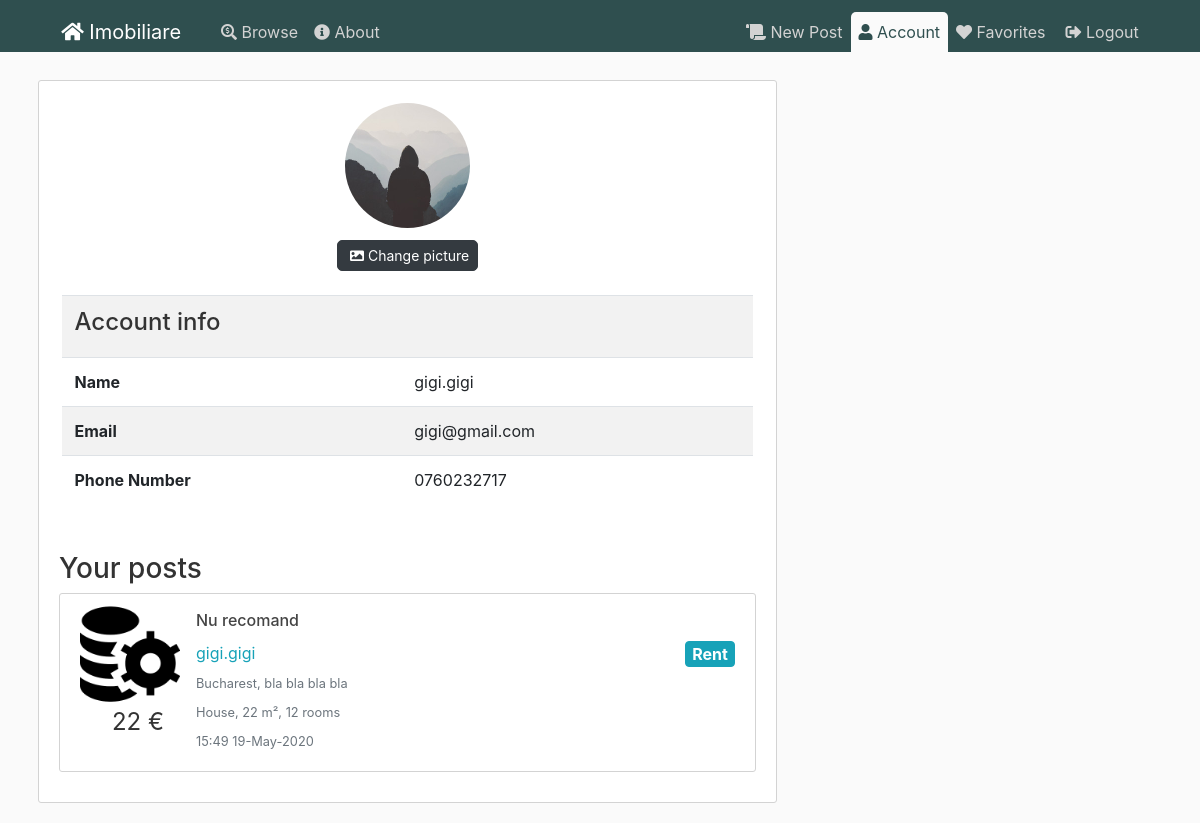
Page /account (signed in) on the earlier database version.
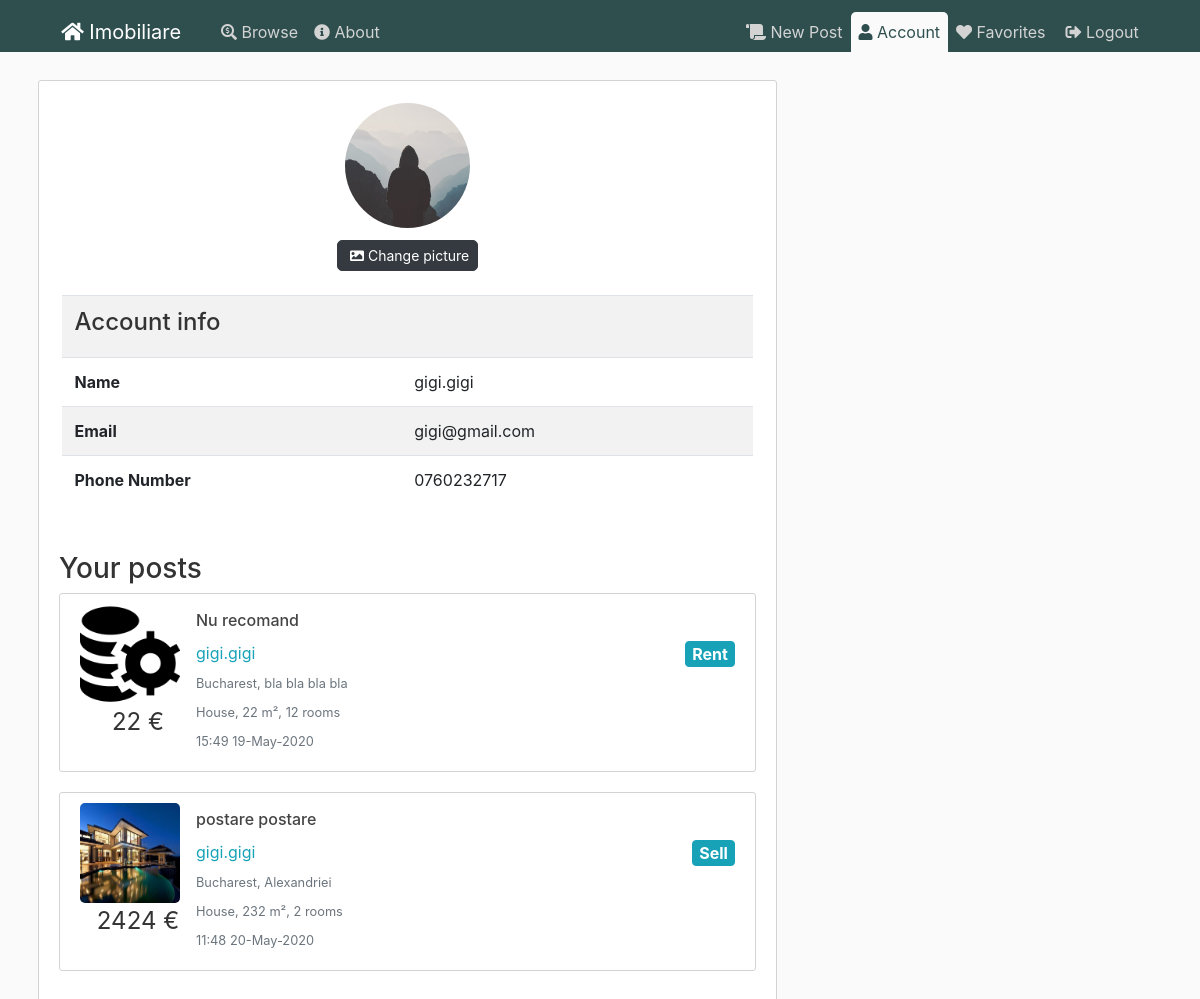
Same page on the later database version.
### flaskblog/models.py (models this page shows, shortened)
class User(db.Model, UserMixin):
    id = db.Column(db.Integer, primary_key=True)
    username = db.Column(db.String(20), unique=True, nullable=False)
    email = db.Column(db.String(120), unique=True, nullable=False)
    phonenumber = db.Column(db.String(15), nullable=False)
    image_file = db.Column(db.String(20), nullable=False, default='default.jpg')
    password = db.Column(db.String(60), nullable=False)
    posts = db.relationship('Post', backref='author', lazy=True)
    favorites = db.relationship('Post', secondary=user_favorites)

class Post(db.Model):
    id = db.Column(db.Integer, primary_key=True)
    title = db.Column(db.String(100), nullable=False)
    date_posted = db.Column(db.DateTime, nullable=False, default=datetime.utcnow)
    content = db.Column(db.Text, nullable=False)
    user_id = db.Column(db.Integer, db.ForeignKey('user.id'), nullable=False)
    city_id = db.Column(db.Integer, db.ForeignKey('city.id'), nullable=False)
    anouncement_type = db.Column(db.String(20), nullable=False)
    house_type = db.Column(db.String(20), nullable=False)
    price = db.Column(db.Integer, nullable=False)
    square_meters = db.Column(db.Integer, nullable=False)
    number_rooms = db.Column(db.Integer, nullable=False)
    address = db.Column(db.String(100), nullable=False)
    phonenumber = db.Column(db.String(15), nullable=True)
    post = db.relationship('Image')
    favorited = db.relationship('User', secondary=user_favorites)

class Image(db.Model):
    id = db.Column(db.Integer, primary_key=True)
    name = db.Column(db.String(100), nullable=False)
    post_id = db.Column(db.Integer, db.ForeignKey('post.id'), nullable=False)
    post = db.relationship('Post', backref='images', lazy=True)

class City(db.Model):
    id = db.Column(db.Integer, primary_key=True)
    name = db.Column(db.String(100), nullable=False)
    country_id = db.Column(db.Integer, db.ForeignKey('country.id'), nullable=False)
    country = db.relationship('Country', back_populates="cities")
    posts = db.relationship('Post', backref='city', lazy=True)

### flaskblog/users/routes.py (the view, shortened to what this page needs)
@users.route("/account", methods=['GET', 'POST'])
@login_required
def account():
    form = UpdateAccountForm()
    image_file = url_for('static', filename='profile_pics/' + current_user.image_file)
    return render_template('account2.html', title='My Account', user=current_user,
                           image_file=image_file, form=form)

### flaskblog/models.py (called while the page is built)
@login_manager.user_loader
def load_user(user_id):
    return User.query.get(int(user_id))

### flaskblog/templates/account2.html (shortened to what this page needs)
{% extends "layout.html" %}
{% if form %}
    {% set active_page = "account" %}
{% endif %}
{% block content %}
    <div class="content-section content-fit">
        <div class="d-flex justify-content-center">
            <img class="rounded-circle account-img" src="{{ image_file }}">
        </div>
        {% if form %}
        <div class="d-flex justify-content-center">
            <button class="btn btn-sm btn-dark" data-toggle="modal" data-target="#confirmDeleteCheck">
                <i class="fas fa-image"></i> Change picture
            </button>
        </div>
        {% endif %}
        <div class="mt-4">
            <div class="table-responsive table-striped">
                <table class="table">
                    <tr>
                        <th colspan="2">
                            <h4>Account info</h4>
                        </th>
                    </tr>
                    <tr>
                        <th scope="col">Name</th>
                        <td scope="col">{{user.username}}</td>
                    </tr>
                    <tr>
                        <th scope="col">Email</th>
                        <td scope="col">{{user.email}}</td>
                    </tr>
                    <tr>
                        <th scope="col">Phone Number</th>
                        <td scope="col">{{user.phonenumber}}</td>
                    </tr>
                </table>
            </div>
        </div>
        <h3>Your posts</h3>
        {% for post in user.posts %}
            <article class="media content-section table-row" data-href="{{ url_for('posts.post', post_id=post.id) }}">
            <div class="article-metadata">
                {% if post.images[0] %}
                <img class="article-img" src="/static/post_pics/{{post.images[0].name}}">
                {% else %}
                <img class="rounded-circle article-img" src="{{ url_for('static', filename='defaults/house.png') }}">
                {% endif %}
                <p class="article-price text-center">{{post.price}} €</p>
            </div>
            <div class="media-body">
                <h4><a class="article-title" href="{{ url_for('posts.post', post_id=post.id) }}">{{ post.title }}</a></h4>
                <div class="article-metadata">
                <a class="mr-2"
                    href="{{ url_for('users.user_posts', username=post.author.username) }}">{{ post.author.username }}</a>
                <a class="btn btn-info badge float-right article-type">{{ post.anouncement_type }}</a>
                </div>
                <div class="article-metadata">
                <small class="text-muted">{{post.city.name}}, {{post.address}}</small>
                </div>
                <div class="article-metadata">
                <small class="text-muted">{{post.house_type}}, {{post.square_meters}} m², {{post.number_rooms}} rooms</small>
                </div>
                <div class="article-metadata">
                <small class="text-muted">{{ post.date_posted.strftime('%H:%M %d-%B-%Y') }}</small>
                </div>
            </div>
            </article>
            {% endfor %}
    </div>
{% endblock content %}

### flaskblog/templates/layout.html (shortened to what this page needs)
<!DOCTYPE html>
<html>
<head>
    <link rel="stylesheet" href="https://stackpath.bootstrapcdn.com/bootstrap/4.4.1/css/bootstrap.min.css">
    <link rel="stylesheet" href="/static/css/main.css" >
    <link rel="stylesheet" href="/static/css/fontawesome.css" >
    <link rel="stylesheet" href="https://cdn.jsdelivr.net/npm/bootstrap-select@1.13.14/dist/css/bootstrap-select.min.css">
  </head>
<body>
    <header class="site-header">
      <nav class="navbar navbar-expand-md navbar-dark bg-steel fixed-top">
        <div class="container">
          <a class="navbar-brand mr-4 pl-2 pr-2 {{ 'nav-active' if active_page == 'home' else '' }}" href="/"><i class="fas fa-home"></i> Imobiliare</a>
          <div class="collapse navbar-collapse" id="navbarToggle">
            <div class="navbar-nav mr-auto">
              <a class="nav-item nav-link {{ 'nav-active' if active_page == 'announcements' else '' }}" href="{{ url_for('posts.browse') }}"><i class="fas fa-search-dollar"></i> Browse</a>
              <a class="nav-item nav-link {{ 'nav-active' if active_page == 'about' else '' }}" href="{{ url_for('main.about') }}"><i class="fas fa-info-circle"></i> About</a>
            </div>
            <div class="navbar-nav">
              {% if current_user.is_authenticated %}
                <a class="nav-item nav-link {{ 'nav-active' if active_page == 'newpost' else '' }}" href="{{ url_for('posts.new_post') }}"><i class="fas fa-scroll"></i> New Post</a>
                <a class="nav-item nav-link {{ 'nav-active' if active_page == 'account' else '' }}" href="{{ url_for('users.account') }}"><i class="fas fa-user"></i> Account</a>
                <a class="nav-item nav-link {{ 'nav-active' if active_page == 'favorites' else '' }}" href="{{ url_for('users.favorites') }}"><i class="fas fa-heart"></i> Favorites</a>
                <a class="nav-item nav-link" href="{{ url_for('users.logout') }}"><i class="fas fa-sign-out-alt ml-1"></i> Logout</a>
              {% endif %}
            </div>
          </div>
        </div>
      </nav>
    </header>
    <main role="main" class="container">
      <div class="row">
        <div class="col-md-8">
          {% block content %}{% endblock %}
        </div>
        <div class="col-md-4">
        </div>
      </div>
    </main>
</body>
</html>

### flaskblog/static/css/main.css (style rules this page uses)
html { font-size: 16px; overflow-x: hidden; }
body { background: var(--bodybackground); color: var(--bodytextcolor); margin-top: 5rem; width: 100%; }
.content-fit { min-height: 70vh; position: relative; overflow-x:hidden !important; }
h1, h2, h3, h4, h5, h6 { color: var(--bodytextcolor); }
.bg-steel { background-color: var(--darkgreen); }
.site-header .navbar-nav .nav-link { color: var(--lightgray); transition: 0.5s; }
.content-section { background: var(--white); padding: 10px 20px; border: 1px solid var(--lightgray); border-radius: 3px; margin-bottom: 20px; }
.article-title { color: #444444; }
.article-img { height: 100px; width: 100px; margin-right: 16px; border-radius:5px; }
.article-price { font-size: 1.5rem; }
.article-type { font-size:1rem; }
.article-metadata { padding-bottom: 1px; margin-bottom: 4px; border-bottom: 1px solid #e3e3e3 }
.account-img { height: 125px; width: 125px; margin-right: 20px; margin-bottom: 16px; text-align: center; justify-content: center; padding: 0; margin:0; margin-top:0.75rem; margin-bottom:0.75rem; }
a { color: var(--lightblue); font-size: 1rem; cursor: pointer; }
.content-section { overflow: auto ; width:100% !important; overflow-x: hidden !important; }
.container { width: 95% !important; }
:root { --darkgreen: #2F4F4F; --lightblue: #17a2b8; --dark: #343a40; --lightgreen: #28a745; --darkred: #b00020; --yellow: #ffc107; --white: white; --gray: gray; --lightgray: lightgray; --fadegray: #f3f3f3; --bodybackground: #fafafa; --bodytextcolor: #333333; --blueglow: rgba(41, 137, 167, 0.2); --whiteglow: rgba(254, 255, 205, 0.2); }
.article-metadata { border-bottom: none; }
.content-section { overflow-x: auto !important; }
.container { padding-left: 0.5rem; padding-right: 0.5rem; }
.badge { color: var(--white) !important; }
.btn-dark { color:var(--white); border-radius: 5px; transition: 0.5s; }
.table { width: 99%; margin-left: auto; margin-right: auto; }
.nav-active { color: var(--darkgreen) !important; background-color: var(--bodybackground); border-radius: 5px; }
@media screen and (min-width: 768px) { .nav-active { border-radius: 0; border-top-left-radius: 5px; border-top-right-radius: 5px; } }
@media screen and (min-width: 768px) { .navbar { padding-top:0.75rem; padding-bottom: 0; } }
.table-responsive { margin-bottom: 2rem; }

Differences in the rows shown:
added Post: name (picture), price "2424", title "postare postare", author.username "gigi.gigi", anouncement_type "Sell", city.name "Bucharest", address "Alexandriei", house_type "House", square_meters "232", number_rooms "2", date_posted "11:48 20-May-2020"
